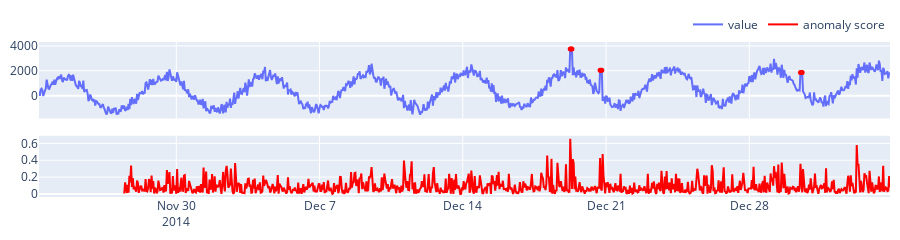

This figure's notebook cell:
### Markdown cell above
## Spectral Residual Detector

### Code cell
from streamad.util import StreamGenerator, UnivariateDS, plot
from streamad.model import SRDetector

ds = UnivariateDS()
stream = StreamGenerator(ds.data)
model = SRDetector()
scores = []

for x in stream.iter_item():
    score = model.fit_score(x)
    scores.append(score)

data, label, date, features = ds.data, ds.label, ds.date, ds.features
plot(data=data,scores=scores,date=date,features=features,label=label)

### Figure 1 — Plotly figure (JSON) as saved in the notebook; plotly's stock layout.template omitted (floating-point values rounded to 4 significant figures; data arrays with more than 128 entries replaced by an {"elided": "..."} marker saying what was removed)
{"data": [{"name": "value", "type": "scatter", "x": {"elided": "999 str values"}, "xaxis": "x", "y": {"elided": "999 float values"}, "yaxis": "y"}, {"marker": {"color": "red", "size": 5}, "mode": "markers", "showlegend": false, "type": "scatter", "x": ["2014-12-19 06:00:00", "2014-12-19 07:00:00", "2014-12-19 08:00:00", "2014-12-20 17:00:00", "2014-12-20 18:00:00", "2014-12-20 19:00:00", "2014-12-30 12:00:00", "2014-12-30 13:00:00", "2014-12-30 14:00:00"], "xaxis": "x", "y": [3756.0, 3756.0, 3756.0, 2042.0, 2042.0, 2042.0, 1866.0, 1866.0, 1866.0], "yaxis": "y"}, {"marker": {"color": "red"}, "name": "anomaly score", "type": "scatter", "x": {"elided": "999 str values"}, "xaxis": "x2", "y": {"elided": "999 float values"}, "yaxis": "y2"}], "layout": {"height": 180, "legend": {"orientation": "h", "x": 1, "xanchor": "right", "y": 1.02, "yanchor": "bottom"}, "margin": {"b": 10, "l": 10, "r": 10, "t": 10}, "xaxis": {"anchor": "y", "domain": [0, 1], "matches": "x2", "showticklabels": false}, "xaxis2": {"anchor": "y2", "domain": [0, 1]}, "yaxis": {"anchor": "x", "domain": [0.5062, 1]}, "yaxis2": {"anchor": "x2", "domain": [0, 0.3951]}}}
